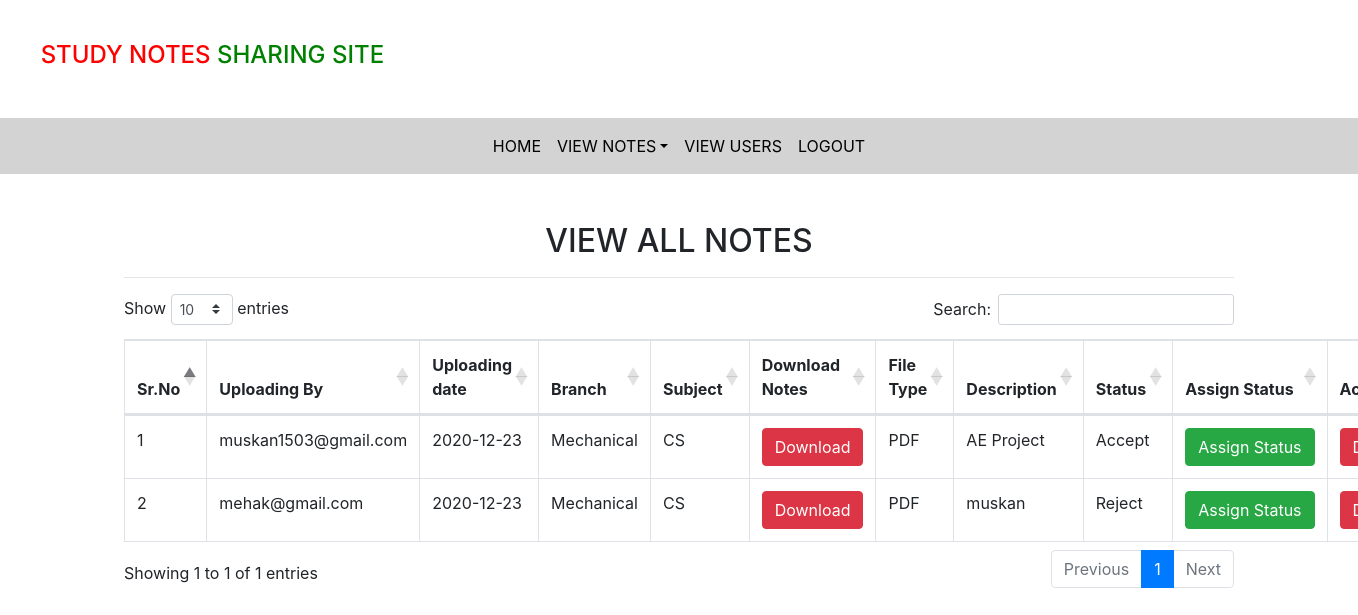
The app's page /all_notes (signed in) with its own data.
### notes/models.py (models this page shows, shortened)
class Notes(models.Model):
    user=models.ForeignKey(User,on_delete=models.CASCADE)
    uploadingdate=models.CharField(max_length=30)
    branch=models.CharField(max_length=30)
    subject=models.CharField(max_length=30)
    notesfile=models.FileField(null=True)
    filetype=models.CharField(max_length=30)
    description=models.CharField(max_length=200,null=True)
    status=models.CharField(max_length=15)

### notes/views.py (the view)
# urls.py: path('all_notes',all_notes,name='all_notes'),
def all_notes(request):
    if not request.user.is_authenticated:
        return redirect('login_admin')
    notes=Notes.objects.all()
    d={'notes':notes}
    return render(request,'all_notes.html',d)

### notes/templates/all_notes.html (shortened to what this page needs)
{% extends 'admin_nav.html'%}
{% load static %}
{% block body %}
<link rel="stylesheet" href="https://cdnjs.cloudflare.com/ajax/libs/twitter-bootstrap/4.5.2/css/bootstrap.css">
<link rel="stylesheet" href="https://cdn.datatables.net/1.10.22/css/dataTables.bootstrap4.min.css">
<div class="container mt-5 ">
    <h2 class="text-center">VIEW ALL NOTES</h2>
    <hr>
    <table id="example" class="table table-bordered">
        <thead>
            <tr>
            <th>Sr.No</th>
            <th>Uploading By</th>
            <th>Uploading date</th>
            <th>Branch</th>
            <th>Subject</th>
            <th>Download Notes</th>
            <th>File Type</th>
            <th>Description</th>
            <th>Status</th>
            <th>Assign Status</th>
            <th>Action</th>
            </tr>
        </thead>
        <tbody>
            {% for i in notes %}
            <tr>
                <td>{{forloop.counter}}</td>
                <td>{{i.user.username}}</td>
                <td>{{i.uploadingdate}}</td>
                <td>{{i.branch}}</td>
                <td>{{i.subject}}</td>
                <td><a class=" btn btn-danger"href="{{i.notesfile.url}}" download>Download</a></td>
                <td>{{i.filetype}}</td>
                <td>{{i.description}}</td>
                <td>{{i.status}}</td>
                <td><a href="{% url 'assign_status' i.id %}"
                    class="btn btn-success">Assign&nbsp;Status</a></td>
                <td><a href="{% url 'delete_notes' i.id %}" class="btn btn-danger"
                    onclick="return confirm('Do you surely want to delete it?')">Delete</a></td>
            </tr>
        </tbody>
            {% endfor%}
    </table>
</div>
{% endblock %}

### records on screen
Notes: user.username "muskan1503@gmail.com", uploadingdate "2020-12-23", branch "Mechanical", subject "CS", filetype "PDF", description "AE Project", status "Accept"
Notes: user.username "mehak@gmail.com", uploadingdate "2020-12-23", branch "Mechanical", subject "CS", filetype "PDF", description "muskan", status "Reject"
